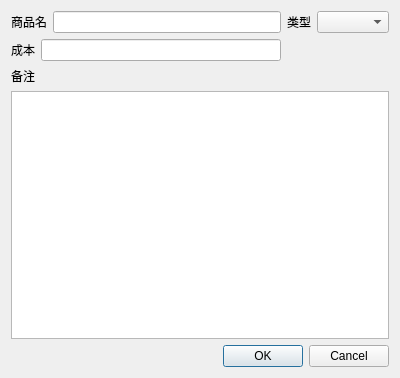
<?xml version="1.0" encoding="UTF-8"?>
<ui version="4.0">
 <class>AddNewGoodsDialog</class>
 <widget class="QDialog" name="AddNewGoodsDialog">
  <property name="geometry">
   <rect>
    <x>0</x>
    <y>0</y>
    <width>400</width>
    <height>378</height>
   </rect>
  </property>
  <property name="windowTitle">
   <string>Dialog</string>
  </property>
  <property name="modal">
   <bool>false</bool>
  </property>
  <layout class="QGridLayout" name="gridLayout_2">
   <item row="0" column="0">
    <layout class="QVBoxLayout" name="verticalLayout_2">
     <item>
      <layout class="QGridLayout" name="gridLayout">
       <item row="0" column="0">
        <layout class="QHBoxLayout" name="horizontalLayout">
         <item>
          <widget class="QLabel" name="label">
           <property name="text">
            <string>商品名</string>
           </property>
          </widget>
         </item>
         <item>
          <widget class="QLineEdit" name="lineEdit"/>
         </item>
        </layout>
       </item>
       <item row="0" column="1">
        <layout class="QHBoxLayout" name="horizontalLayout_2">
         <item>
          <widget class="QLabel" name="label_2">
           <property name="text">
            <string>类型</string>
           </property>
          </widget>
         </item>
         <item>
          <widget class="QComboBox" name="comboBox"/>
         </item>
        </layout>
       </item>
       <item row="1" column="0">
        <layout class="QHBoxLayout" name="horizontalLayout_3">
         <item>
          <widget class="QLabel" name="label_3">
           <property name="text">
            <string>成本</string>
           </property>
          </widget>
         </item>
         <item>
          <widget class="QLineEdit" name="lineEdit_2"/>
         </item>
        </layout>
       </item>
      </layout>
     </item>
     <item>
      <layout class="QVBoxLayout" name="verticalLayout">
       <item>
        <widget class="QLabel" name="label_4">
         <property name="text">
          <string>备注</string>
         </property>
        </widget>
       </item>
       <item>
        <widget class="QPlainTextEdit" name="plainTextEdit"/>
       </item>
      </layout>
     </item>
     <item>
      <widget class="QDialogButtonBox" name="buttonBox">
       <property name="orientation">
        <enum>Qt::Horizontal</enum>
       </property>
       <property name="standardButtons">
        <set>QDialogButtonBox::Cancel|QDialogButtonBox::Ok</set>
       </property>
      </widget>
     </item>
    </layout>
   </item>
  </layout>
 </widget>
 <resources/>
 <connections>
  <connection>
   <sender>buttonBox</sender>
   <signal>accepted()</signal>
   <receiver>AddNewGoodsDialog</receiver>
   <slot>accept()</slot>
   <hints>
    <hint type="sourcelabel">
     <x>248</x>
     <y>254</y>
    </hint>
    <hint type="destinationlabel">
     <x>157</x>
     <y>274</y>
    </hint>
   </hints>
  </connection>
  <connection>
   <sender>buttonBox</sender>
   <signal>rejected()</signal>
   <receiver>AddNewGoodsDialog</receiver>
   <slot>reject()</slot>
   <hints>
    <hint type="sourcelabel">
     <x>316</x>
     <y>260</y>
    </hint>
    <hint type="destinationlabel">
     <x>286</x>
     <y>274</y>
    </hint>
   </hints>
  </connection>
 </connections>
</ui>
